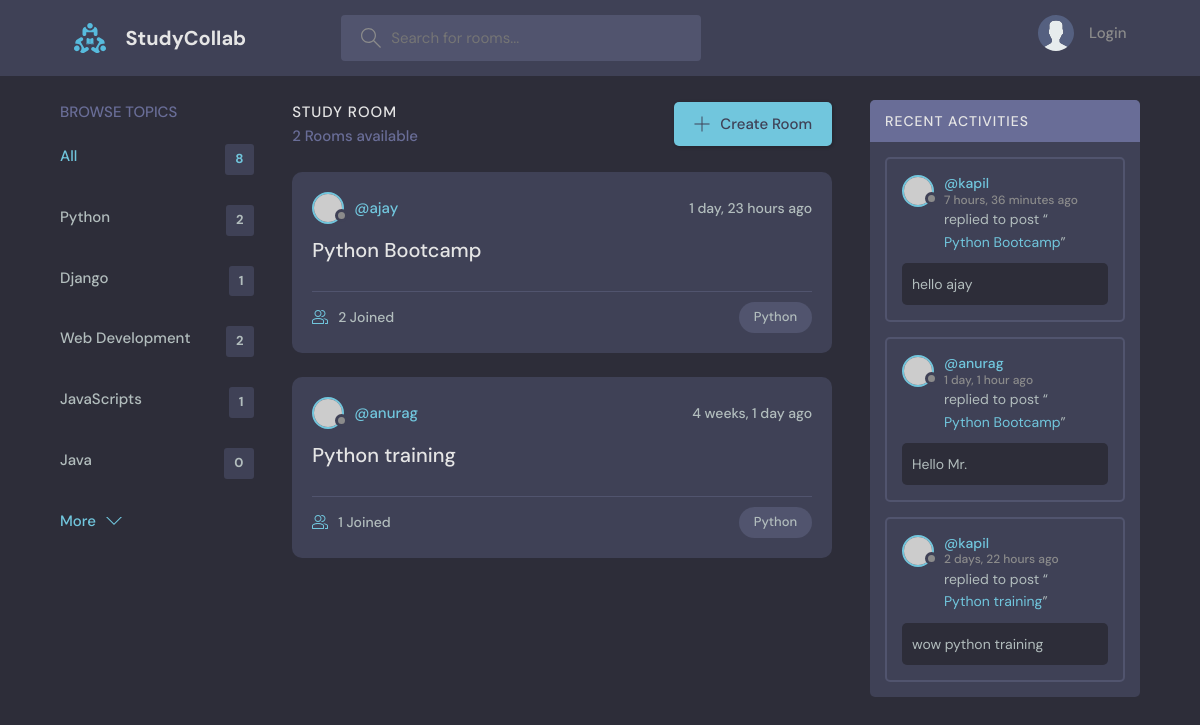
Page /?q=Python on the committed database.
### base/models.py (models this page shows, shortened)
class Topic(models.Model):
    name = models.CharField(max_length=255)

class Room(models.Model):
    host = models.ForeignKey(User, on_delete=models.CASCADE, null=True ,related_name='host')
    topic = models.ForeignKey(Topic, on_delete=models.SET_NULL, null=True, related_name='topic')
    participants = models.ManyToManyField(User,related_name='participants',blank=True)
    name = models.CharField(max_length=255)
    description = models.TextField(null=True, blank=True)
    updated = models.DateTimeField(auto_now=True)
    created = models.DateTimeField(auto_now_add=True)
    class Meta:
        ordering = ['-updated', '-created']
    def __str__(self) -> str:
        return self.name

class Message(models.Model):
    user = models.ForeignKey(User, on_delete=models.CASCADE, related_name='user')
    room = models.ForeignKey(Room, on_delete=models.CASCADE, related_name='message')
    body = models.TextField()
    updated = models.DateTimeField(auto_now=True)
    created = models.DateTimeField(auto_now_add=True)
    class Meta:
        ordering = ['-updated', '-created']

### base/views.py (the view)
# urls.py: path('', views.home, name='home'),
def home(request):
    q = request.GET.get('q') if request.GET.get('q') != None else ''
    rooms = Room.objects.filter(
        Q(topic__name__icontains=q)|
        Q(name__icontains=q) |
        Q(description__icontains=q)
        )
    topics = Topic.objects.all()
    room_count = rooms.count()
    room_messages = Message.objects.filter(Q(room__topic__name__icontains=q))
    context ={'rooms':rooms, 'topics':topics, 'room_count':room_count,'room_messages':room_messages}
    return render(request, 'base/home.html', context)

### base/templates/base/home.html (shortened to what this page needs)
{% extends 'main.html' %}
{% load static %}
{% block content %}
    <main class="layout layout--3">
      <div class="container">
        {% include "base/topics_component.html" %}
        <div class="roomList">
          <div class="roomList__header">
            <div>
              <h2>Study Room</h2>
              <p>{{room_count}} Rooms available</p>
            </div>
            <a class="btn btn--main" href="{% url "create-room" %}">
              <svg version="1.1" xmlns="http://www.w3.org/2000/svg" width="32" height="32" viewBox="0 0 32 32">
                <title>add</title>
                <path
                  d="M16.943 0.943h-1.885v14.115h-14.115v1.885h14.115v14.115h1.885v-14.115h14.115v-1.885h-14.115v-14.115z"
                ></path>
              </svg>
              Create Room
            </a>
          </div>
          {% include "base/feed_component.html" %}
        </div>
        {% include "base/activity_component.html" %}
      </div>
    </main>
  {% endblock content %}

### base/templates/base/topics_component.html
<div class="topics">
    <div class="topics__header">
      <h2>Browse Topics</h2>
    </div>
    <ul class="topics__list">
      <li>
        <a href="{% url 'home' %}" class="active">All <span>{{topics.count}}</span></a>
      </li>
      {% for topic in topics|slice:":5" %}
      <li>
        <a href="{% url "home" %}?q={{topic.name}}">{{topic.name}} <span>{{topic.topic.all.count}}</span></a>
      </li>
      {% endfor %}
    </ul>
    <a class="btn btn--link" href="{% url "topics" %}">
      More
      <svg version="1.1" xmlns="http://www.w3.org/2000/svg" width="32" height="32" viewBox="0 0 32 32">
        <title>chevron-down</title>
        <path d="M16 21l-13-13h-3l16 16 16-16h-3l-13 13z"></path>
      </svg>
    </a>
  </div>

### base/templates/base/feed_component.html (shortened to what this page needs)
{% for room in rooms %}
<div class="roomListRoom">
    <div class="roomListRoom__header">
      <a href="{% url "user-profile" room.host.id %}" class="roomListRoom__author">
        <div class="avatar avatar--small">
          <img src="https://randomuser.me/api/portraits/women/11.jpg" />
        </div>
        <span>@{{room.host.username}}</span>
      </a>
      <div class="roomListRoom__actions">
        <span>{{room.created|timesince}} ago</span>
      </div>
    </div>
    <div class="roomListRoom__content">
      <a href="{% url 'room' room.id %}">{{room.name}}</a>
    </div>
    <div class="roomListRoom__meta">
      <a href="{% url 'room' room.id %}" class="roomListRoom__joined">
        {{room.participants.all.count}} Joined
      </a>
      <p class="roomListRoom__topic">{{room.topic.name}}</p>
    </div>
  </div>
  {% endfor %}

### base/templates/base/activity_component.html (shortened to what this page needs)
<div class="activities">
    <div class="activities__header">
      <h2>Recent Activities</h2>
    </div>
    {% for message in room_messages  %}
    <div class="activities__box">
      <div class="activities__boxHeader roomListRoom__header">
        <a href="{% url "user-profile" message.user.id %}" class="roomListRoom__author">
          <div class="avatar avatar--small">
            <img src="https://randomuser.me/api/portraits/women/11.jpg" />
          </div>
          <p>
            @{{message.user}}
            <span>{{message.created|timesince}} ago</span>
          </p>
        </a>
      </div>
      <div class="activities__boxContent">
        <p>replied to post “<a href="{% url 'room' message.room.id %}">{{message.room}}</a>”</p>
        <div class="activities__boxRoomContent">
          {{message.body}}
        </div>
      </div>
    </div>
    {% endfor %}
</div>

### rows in the picture
Topic: name "Python", topic.all.count "2"
Topic: name "Django", topic.all.count "1"
Topic: name "Web Development", topic.all.count "2"
Topic: name "JavaScripts", topic.all.count "1"
Topic: name "Java", topic.all.count "0"
Room: host.username "ajay", created "1 day, 23 hours", name "Python Bootcamp", participants.all.count "2", topic.name "Python"
Room: host.username "anurag", created "4 weeks, 1 day", name "Python training", participants.all.count "1", topic.name "Python"
Message: user "kapil", created "7 hours, 36 minutes", room "Python Bootcamp", body "hello ajay"
Message: user "anurag", created "1 day, 1 hour", room "Python Bootcamp", body "Hello Mr."
Message: user "kapil", created "2 days, 22 hours", room "Python training", body "wow python training"

### other values in the picture
{{ topics.count }} "8"
{{ room_count }} "2"
